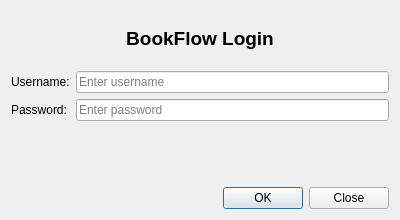
<?xml version="1.0" encoding="UTF-8"?>
<ui version="4.0">
 <class>LoginDialog</class>
 <widget class="QDialog" name="LoginDialog">
  <property name="geometry">
   <rect>
    <x>0</x>
    <y>0</y>
    <width>400</width>
    <height>220</height>
   </rect>
  </property>
  <property name="windowTitle">
   <string>Login - BookFlow</string>
  </property>
  <layout class="QVBoxLayout" name="verticalLayout">
   <item>
    <widget class="QLabel" name="titleLabel">
     <property name="font">
      <font>
       <pointsize>14</pointsize>
       <bold>true</bold>
      </font>
     </property>
     <property name="text">
      <string>BookFlow Login</string>
     </property>
     <property name="alignment">
      <set>Qt::AlignmentFlag::AlignCenter</set>
     </property>
    </widget>
   </item>
   <item>
    <layout class="QGridLayout" name="gridLayout">
     <item row="0" column="0">
      <widget class="QLabel" name="usernameLabel">
       <property name="text">
        <string>Username:</string>
       </property>
      </widget>
     </item>
     <item row="0" column="1">
      <widget class="QLineEdit" name="usernameLineEdit">
       <property name="placeholderText">
        <string>Enter username</string>
       </property>
       <property name="clearButtonEnabled">
        <bool>true</bool>
       </property>
      </widget>
     </item>
     <item row="1" column="0">
      <widget class="QLabel" name="passwordLabel">
       <property name="text">
        <string>Password:</string>
       </property>
      </widget>
     </item>
     <item row="1" column="1">
      <widget class="QLineEdit" name="passwordLineEdit">
       <property name="echoMode">
        <enum>QLineEdit::EchoMode::Password</enum>
       </property>
       <property name="placeholderText">
        <string>Enter password</string>
       </property>
       <property name="clearButtonEnabled">
        <bool>true</bool>
       </property>
      </widget>
     </item>
    </layout>
   </item>
   <item>
    <widget class="QLabel" name="statusLabel">
     <property name="minimumSize">
      <size>
       <width>0</width>
       <height>18</height>
      </size>
     </property>
     <property name="styleSheet">
      <string notr="true">color: #b00020;</string>
     </property>
     <property name="text">
      <string/>
     </property>
    </widget>
   </item>
   <item>
    <widget class="QDialogButtonBox" name="buttonBox">
     <property name="standardButtons">
      <set>QDialogButtonBox::StandardButton::Close|QDialogButtonBox::StandardButton::Ok</set>
     </property>
    </widget>
   </item>
  </layout>
 </widget>
 <resources/>
 <connections/>
</ui>
